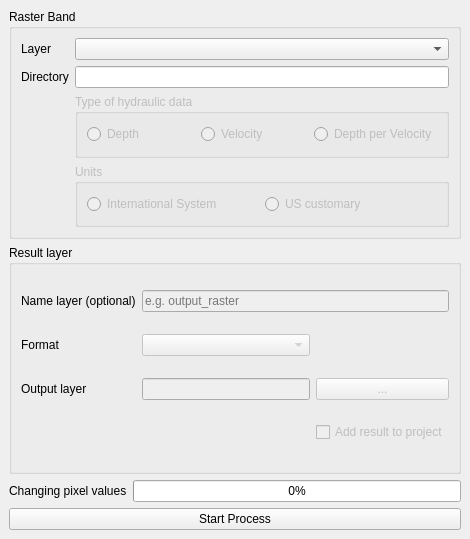
<?xml version="1.0" encoding="UTF-8"?>
<ui version="4.0">
 <class>HazardZonesByFlowDockWidgetBase</class>
 <widget class="QDockWidget" name="HazardZonesByFlowDockWidgetBase">
  <property name="geometry">
   <rect>
    <x>0</x>
    <y>0</y>
    <width>470</width>
    <height>539</height>
   </rect>
  </property>
  <property name="windowTitle">
   <string>Hazard Zones by Flow</string>
  </property>
  <widget class="QWidget" name="dockWidgetContents">
   <layout class="QGridLayout" name="gridLayout_2">
    <item row="2" column="1">
     <widget class="QProgressBar" name="progressBar">
      <property name="enabled">
       <bool>true</bool>
      </property>
      <property name="value">
       <number>0</number>
      </property>
      <property name="format">
       <string>%p%</string>
      </property>
     </widget>
    </item>
    <item row="3" column="0" colspan="2">
     <widget class="QPushButton" name="startPushButton">
      <property name="autoFillBackground">
       <bool>true</bool>
      </property>
      <property name="text">
       <string>Start Process</string>
      </property>
      <property name="autoDefault">
       <bool>false</bool>
      </property>
     </widget>
    </item>
    <item row="2" column="0">
     <widget class="QLabel" name="statusLabel">
      <property name="enabled">
       <bool>true</bool>
      </property>
      <property name="sizePolicy">
       <sizepolicy hsizetype="Fixed" vsizetype="Preferred">
        <horstretch>0</horstretch>
        <verstretch>0</verstretch>
       </sizepolicy>
      </property>
      <property name="minimumSize">
       <size>
        <width>104</width>
        <height>0</height>
       </size>
      </property>
      <property name="cursor">
       <cursorShape>ArrowCursor</cursorShape>
      </property>
      <property name="text">
       <string>Changing pixel values</string>
      </property>
     </widget>
    </item>
    <item row="0" column="0" colspan="2">
     <widget class="QGroupBox" name="rasterGroupBox">
      <property name="title">
       <string>Raster Band</string>
      </property>
      <layout class="QGridLayout" name="gridLayout">
       <item row="0" column="1">
        <widget class="QComboBox" name="rasterComboBox"/>
       </item>
       <item row="1" column="1">
        <widget class="QLineEdit" name="sourceRasterPathLineEdit">
         <property name="readOnly">
          <bool>true</bool>
         </property>
         <property name="placeholderText">
          <string/>
         </property>
        </widget>
       </item>
       <item row="1" column="0">
        <widget class="QLabel" name="label_3">
         <property name="text">
          <string>Directory</string>
         </property>
        </widget>
       </item>
       <item row="0" column="0">
        <widget class="QLabel" name="label_2">
         <property name="text">
          <string>Layer</string>
         </property>
        </widget>
       </item>
       <item row="3" column="1">
        <widget class="QGroupBox" name="unitsGroupBox">
         <property name="enabled">
          <bool>false</bool>
         </property>
         <property name="title">
          <string>Units</string>
         </property>
         <property name="flat">
          <bool>true</bool>
         </property>
         <property name="checkable">
          <bool>false</bool>
         </property>
         <layout class="QHBoxLayout" name="horizontalLayout_2">
          <item>
           <widget class="QRadioButton" name="siRadioButton">
            <property name="text">
             <string>International System</string>
            </property>
           </widget>
          </item>
          <item>
           <widget class="QRadioButton" name="usRadioButton">
            <property name="text">
             <string>US customary </string>
            </property>
           </widget>
          </item>
         </layout>
        </widget>
       </item>
       <item row="2" column="1">
        <widget class="QGroupBox" name="HydraulicGroupBox">
         <property name="enabled">
          <bool>false</bool>
         </property>
         <property name="title">
          <string>Type of hydraulic data</string>
         </property>
         <property name="flat">
          <bool>true</bool>
         </property>
         <layout class="QHBoxLayout" name="horizontalLayout">
          <item>
           <widget class="QRadioButton" name="caladoRadioButton">
            <property name="text">
             <string>Depth</string>
            </property>
           </widget>
          </item>
          <item>
           <widget class="QRadioButton" name="velocidadRadioButton">
            <property name="text">
             <string>Velocity</string>
            </property>
           </widget>
          </item>
          <item>
           <widget class="QRadioButton" name="productRadioButton">
            <property name="text">
             <string>Depth per Velocity</string>
            </property>
           </widget>
          </item>
         </layout>
        </widget>
       </item>
      </layout>
     </widget>
    </item>
    <item row="1" column="0" colspan="2">
     <widget class="QGroupBox" name="groupBox_4">
      <property name="title">
       <string>Result layer</string>
      </property>
      <layout class="QGridLayout" name="gridLayout_3">
       <item row="2" column="1">
        <widget class="QLineEdit" name="OuptDir">
         <property name="enabled">
          <bool>false</bool>
         </property>
         <property name="toolTip">
          <string>&lt;html&gt;&lt;head/&gt;&lt;body&gt;&lt;p&gt;The directory where the output is stored.&lt;/p&gt;&lt;/body&gt;&lt;/html&gt;</string>
         </property>
         <property name="readOnly">
          <bool>true</bool>
         </property>
        </widget>
       </item>
       <item row="1" column="0">
        <widget class="QLabel" name="label_8">
         <property name="toolTip">
          <string>&lt;html&gt;&lt;head/&gt;&lt;body&gt;&lt;p&gt;The directory where the output is stored.&lt;/p&gt;&lt;/body&gt;&lt;/html&gt;</string>
         </property>
         <property name="locale">
          <locale language="English" country="UnitedStates"/>
         </property>
         <property name="text">
          <string>Format</string>
         </property>
         <property name="wordWrap">
          <bool>true</bool>
         </property>
        </widget>
       </item>
       <item row="3" column="2">
        <widget class="QCheckBox" name="resultCheckBox">
         <property name="enabled">
          <bool>false</bool>
         </property>
         <property name="text">
          <string>Add result to project</string>
         </property>
        </widget>
       </item>
       <item row="2" column="2">
        <widget class="QPushButton" name="cmdBrowse">
         <property name="enabled">
          <bool>false</bool>
         </property>
         <property name="text">
          <string>...</string>
         </property>
        </widget>
       </item>
       <item row="0" column="0">
        <widget class="QLabel" name="label_9">
         <property name="toolTip">
          <string>&lt;html&gt;&lt;head/&gt;&lt;body&gt;&lt;p&gt;The directory where the output is stored.&lt;/p&gt;&lt;/body&gt;&lt;/html&gt;</string>
         </property>
         <property name="locale">
          <locale language="English" country="UnitedStates"/>
         </property>
         <property name="text">
          <string>Name layer (optional)</string>
         </property>
         <property name="textFormat">
          <enum>Qt::PlainText</enum>
         </property>
         <property name="wordWrap">
          <bool>true</bool>
         </property>
        </widget>
       </item>
       <item row="1" column="1">
        <widget class="QComboBox" name="formatComboBox">
         <property name="enabled">
          <bool>false</bool>
         </property>
        </widget>
       </item>
       <item row="0" column="1" colspan="2">
        <widget class="QLineEdit" name="nameoutLineEdit">
         <property name="enabled">
          <bool>false</bool>
         </property>
         <property name="inputMask">
          <string notr="true"/>
         </property>
         <property name="text">
          <string/>
         </property>
         <property name="dragEnabled">
          <bool>false</bool>
         </property>
         <property name="readOnly">
          <bool>false</bool>
         </property>
         <property name="placeholderText">
          <string notr="true">e.g. output_raster</string>
         </property>
        </widget>
       </item>
       <item row="2" column="0">
        <widget class="QLabel" name="label_7">
         <property name="toolTip">
          <string>&lt;html&gt;&lt;head/&gt;&lt;body&gt;&lt;p&gt;The directory where the output is stored.&lt;/p&gt;&lt;/body&gt;&lt;/html&gt;</string>
         </property>
         <property name="locale">
          <locale language="English" country="UnitedStates"/>
         </property>
         <property name="text">
          <string>Output layer</string>
         </property>
         <property name="wordWrap">
          <bool>true</bool>
         </property>
        </widget>
       </item>
      </layout>
      <zorder>label_8</zorder>
      <zorder>formatComboBox</zorder>
      <zorder>label_9</zorder>
      <zorder>cmdBrowse</zorder>
      <zorder>label_7</zorder>
      <zorder>OuptDir</zorder>
      <zorder>nameoutLineEdit</zorder>
      <zorder>resultCheckBox</zorder>
     </widget>
    </item>
   </layout>
  </widget>
 </widget>
 <resources/>
 <connections/>
</ui>
